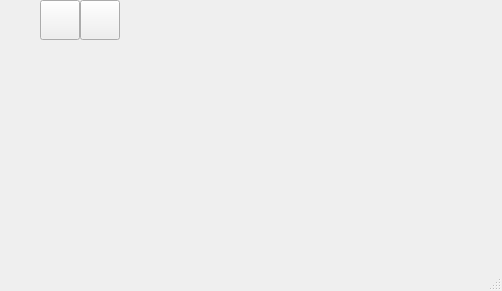
<?xml version="1.0" encoding="UTF-8"?>
<ui version="4.0">
 <class>MainWindow</class>
 <widget class="QMainWindow" name="MainWindow">
  <property name="geometry">
   <rect>
    <x>0</x>
    <y>0</y>
    <width>502</width>
    <height>291</height>
   </rect>
  </property>
  <property name="windowTitle">
   <string>MainWindow</string>
  </property>
  <widget class="QWidget" name="centralwidget">
   <widget class="QPushButton" name="pb">
    <property name="geometry">
     <rect>
      <x>40</x>
      <y>0</y>
      <width>40</width>
      <height>40</height>
     </rect>
    </property>
    <property name="text">
     <string/>
    </property>
    <property name="icon">
     <iconset>
      <normaloff>../../../workspace_python/HELLOPYTHON/day05/0.png</normaloff>../../../workspace_python/HELLOPYTHON/day05/0.png</iconset>
    </property>
    <property name="iconSize">
     <size>
      <width>40</width>
      <height>40</height>
     </size>
    </property>
    <property name="autoRepeatDelay">
     <number>300</number>
    </property>
   </widget>
   <widget class="QLabel" name="lbl">
    <property name="geometry">
     <rect>
      <x>0</x>
      <y>0</y>
      <width>41</width>
      <height>41</height>
     </rect>
    </property>
    <property name="text">
     <string/>
    </property>
    <property name="pixmap">
     <pixmap>../../../workspace_python/HELLOPYTHON/day05/1.png</pixmap>
    </property>
   </widget>
   <widget class="QPushButton" name="pb_2">
    <property name="geometry">
     <rect>
      <x>80</x>
      <y>0</y>
      <width>40</width>
      <height>40</height>
     </rect>
    </property>
    <property name="text">
     <string/>
    </property>
    <property name="icon">
     <iconset>
      <normaloff>../../../workspace_python/HELLOPYTHON/day05/0.png</normaloff>../../../workspace_python/HELLOPYTHON/day05/0.png</iconset>
    </property>
    <property name="iconSize">
     <size>
      <width>40</width>
      <height>40</height>
     </size>
    </property>
    <property name="autoRepeatDelay">
     <number>300</number>
    </property>
   </widget>
  </widget>
  <widget class="QMenuBar" name="menubar">
   <property name="geometry">
    <rect>
     <x>0</x>
     <y>0</y>
     <width>502</width>
     <height>21</height>
    </rect>
   </property>
  </widget>
  <widget class="QStatusBar" name="statusbar"/>
 </widget>
 <resources/>
 <connections/>
</ui>
